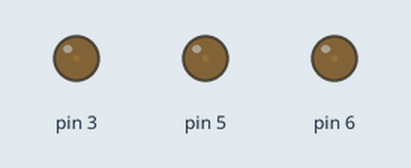
Recording of a sketch running on a simulated Arduino Uno, built with avr-gcc and run on an emulated ATmega328P. Shown: output pins drawn as LEDs (lit = HIGH).

Above: at 0.05 s.
At 1.15 s:
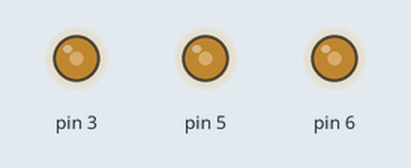
At 2.3 s:
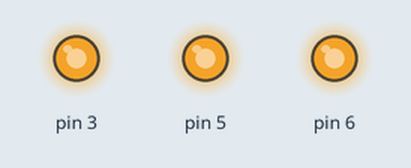
At 3.45 s:
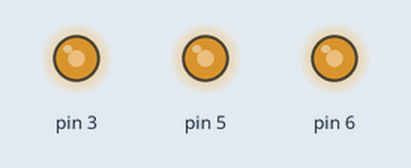
At 4.6 s:
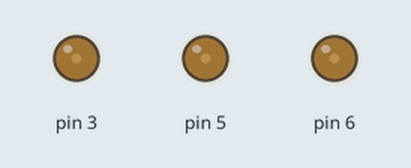
Timing chart, 0 to 8.0 s (numbered marks = the images above):
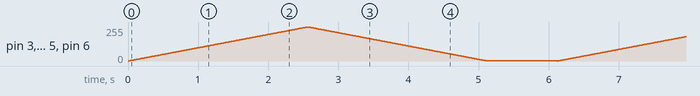

The sketch:

Light_up_down_slowly.ino
```cpp
void setup() {
  // put your setup code here, to run once:
  pinMode(3, OUTPUT);
  pinMode(5, OUTPUT);
  pinMode(6, OUTPUT);
}

void loop() {
 for(int i =0; i<=255; i++){
  analogWrite(5,i);
  analogWrite(3,i);
  analogWrite(6,i);
  delay(10);
  }
  for(int i =255; i!=0; i--){
  analogWrite(5,i);
  analogWrite(3,i);
  analogWrite(6,i);
  delay(10);
  }

  delay(1000);

}
```
